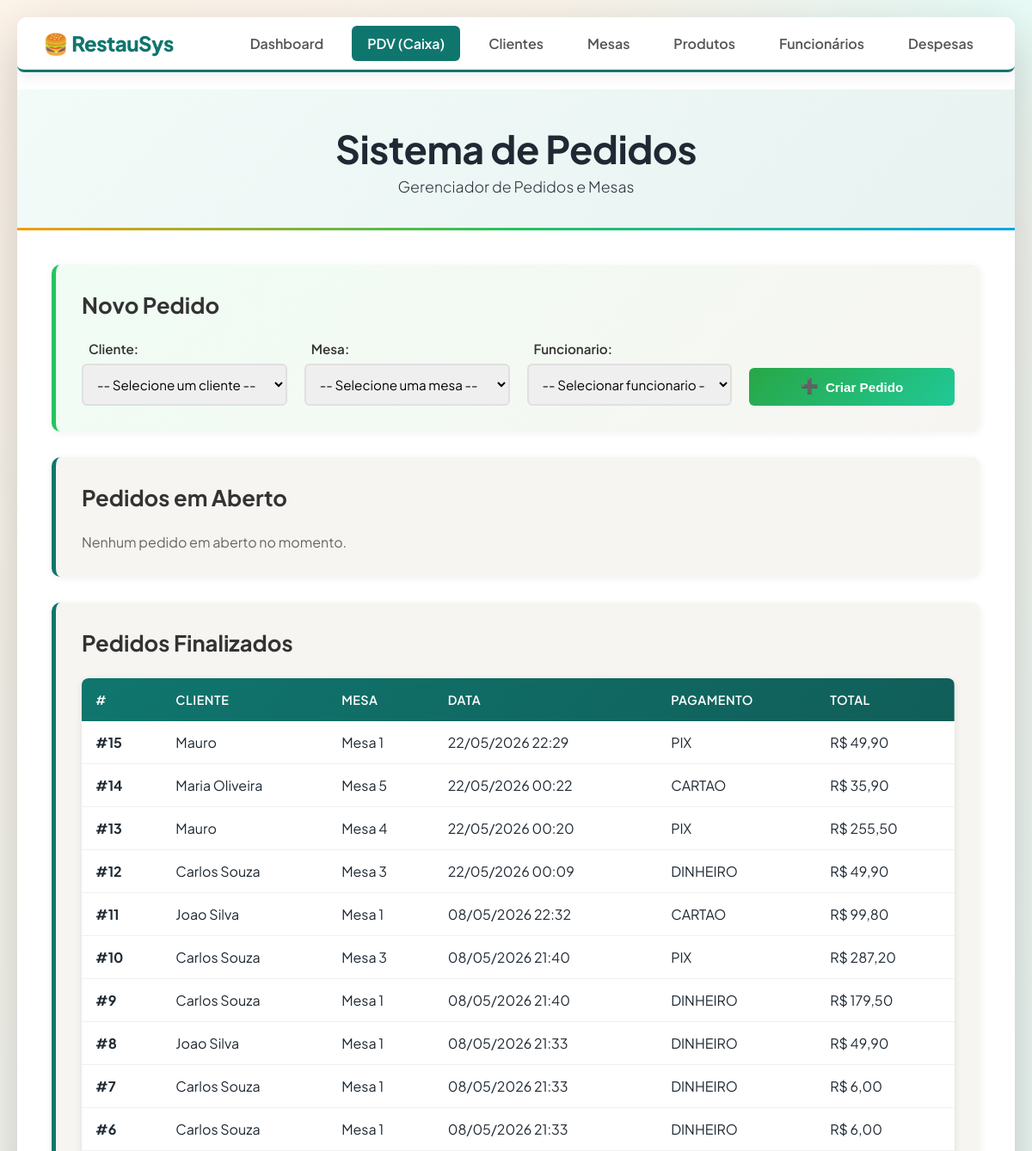
The page /pages/pedidos.php (upper part) on the database as committed earlier.
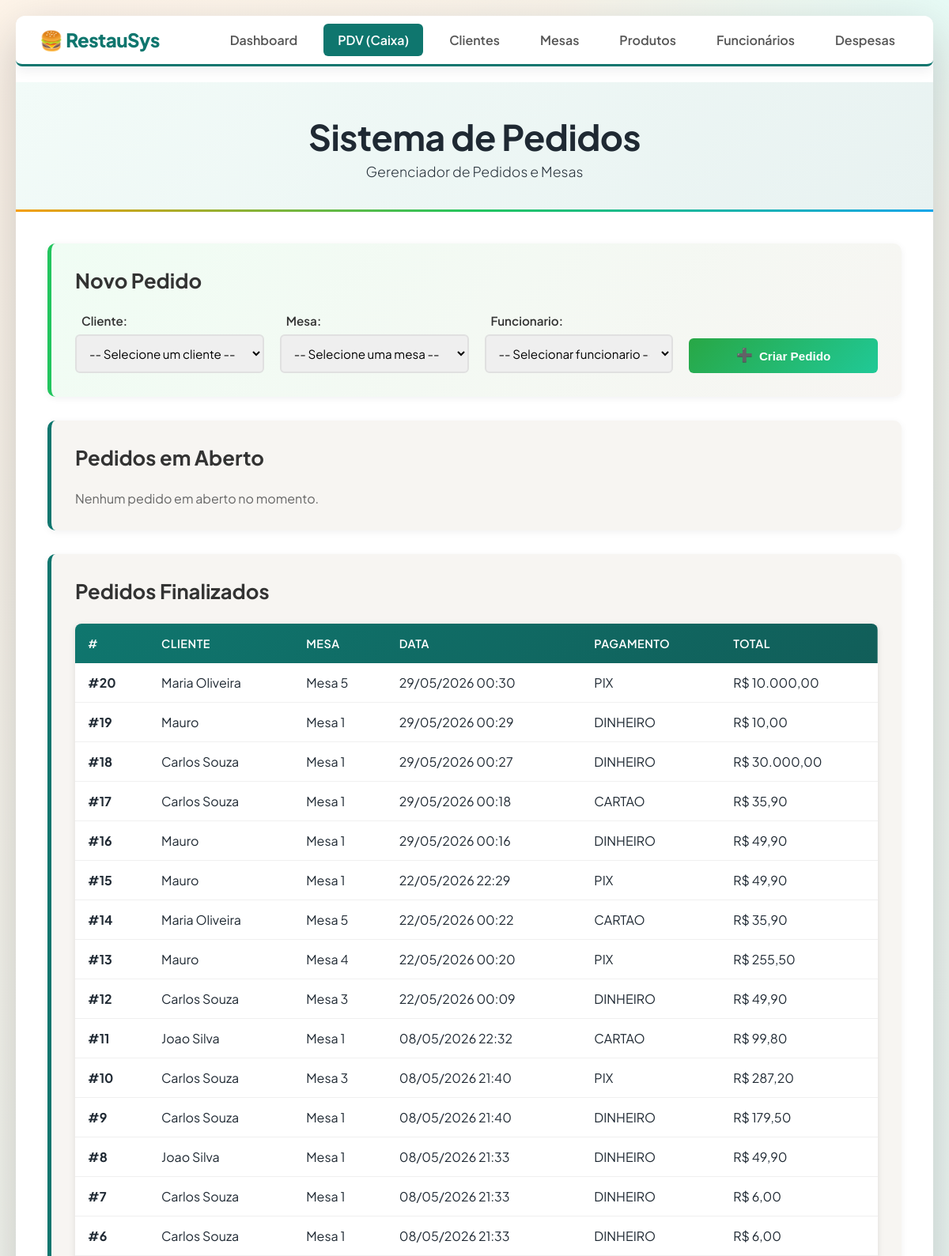
The same page on the database as committed later.
### tables this page shows
CREATE TABLE pedidos (
    id_pedido INTEGER PRIMARY KEY AUTOINCREMENT,
    id_cliente INTEGER,
    id_mesa INTEGER,
    id_funcionario INTEGER,
    data_pedido TEXT DEFAULT CURRENT_TIMESTAMP,
    status TEXT NOT NULL DEFAULT 'aberto' CHECK (status IN ('aberto','fechado','cancelado')),
    forma_de_pagamento TEXT DEFAULT 'DINHEIRO' CHECK (forma_de_pagamento IN ('DINHEIRO','PIX','CARTAO')),
    FOREIGN KEY (id_cliente) REFERENCES clientes(id_cliente),
    FOREIGN KEY (id_mesa) REFERENCES mesas(id_mesa),
    FOREIGN KEY (id_funcionario) REFERENCES funcionarios(id_funcionario)
);

### config/config.php (called while the page is built, shortened)
<?php
$pdo = initialize_database(DB_PATH, false);
function query_all(string $sql, array $params = []): array
{
    global $pdo;
    $stmt = $pdo->prepare($sql);
    $stmt->execute($params);
    return $stmt->fetchAll() ?: [];
}

### pages/pedidos.php (the view, shortened to what the changed rows need)
<?php
require_once __DIR__ . '/../config/config.php';
$pedidos_finalizados = query_all(
    "SELECT p.id_pedido, c.nome, m.numero, p.data_pedido, p.forma_de_pagamento,
            SUM(ip.quantidade * ip.preco_unitario) as total
     FROM pedidos p
     JOIN clientes c ON p.id_cliente = c.id_cliente
     JOIN mesas m ON p.id_mesa = m.id_mesa
     LEFT JOIN itens_pedido ip ON p.id_pedido = ip.id_pedido
     WHERE p.status = 'fechado'
     GROUP BY p.id_pedido
     ORDER BY p.data_pedido DESC"
);
?>
<!DOCTYPE html>
<html lang="pt-BR">
<head>
    <link rel="stylesheet" href="../css/style.css">
</head>
<body>
    <div class="container">
        <header>
            <div class="header-content">
                <h1>Sistema de Pedidos</h1>
            </div>
        </header>
        <main>
            <section class="secao secao-criar">
                <h2>Novo Pedido</h2>
            </section>
            <section class="secao secao-lista">
                <h2>Pedidos em Aberto</h2>
            </section>
            <section class="secao secao-lista" id="finalizados">
                <h2>Pedidos Finalizados</h2>
                <?php if (empty($pedidos_finalizados)): ?>
                    <p style="color: #666;">Nenhum pedido finalizado ainda.</p>
                <?php else: ?>
                    <div class="tabela-container">
                        <table class="tabela">
                            <thead>
                                <tr>
                                    <th>#</th>
                                    <th>Cliente</th>
                                    <th>Mesa</th>
                                    <th>Data</th>
                                    <th>Pagamento</th>
                                    <th>Total</th>
                                </tr>
                            </thead>
                            <tbody>
                                <?php foreach ($pedidos_finalizados as $p): ?>
                                    <tr>
                                        <td><strong>#<?php echo $p['id_pedido']; ?></strong></td>
                                        <td><?php echo htmlspecialchars($p['nome']); ?></td>
                                        <td>Mesa <?php echo $p['numero']; ?></td>
                                        <td><?php echo date('d/m/Y H:i', strtotime($p['data_pedido'])); ?></td>
                                        <td><?php echo htmlspecialchars($p['forma_de_pagamento']); ?></td>
                                        <td>R$ <?php echo number_format((float)($p['total'] ?? 0), 2, ',', '.'); ?></td>
                                    </tr>
                                <?php endforeach; ?>
                            </tbody>
                        </table>
                    </div>
                <?php endif; ?>
            </section>
        </main>
    </div>
</body>
</html>

Rows that differ between the two databases and show on the page:
added pedidos: id_pedido "20", nome "Maria Oliveira", numero "5", data_pedido "29/05/2026 00:30", forma_de_pagamento "PIX", total "10.000,00"
added pedidos: id_pedido "19", nome "Mauro", numero "1", data_pedido "29/05/2026 00:29", forma_de_pagamento "DINHEIRO", total "10,00"
added pedidos: id_pedido "18", nome "Carlos Souza", numero "1", data_pedido "29/05/2026 00:27", forma_de_pagamento "DINHEIRO", total "30.000,00"
added pedidos: id_pedido "17", nome "Carlos Souza", numero "1", data_pedido "29/05/2026 00:18", forma_de_pagamento "CARTAO", total "35,90"
added pedidos: id_pedido "16", nome "Mauro", numero "1", data_pedido "29/05/2026 00:16", forma_de_pagamento "DINHEIRO", total "49,90"
